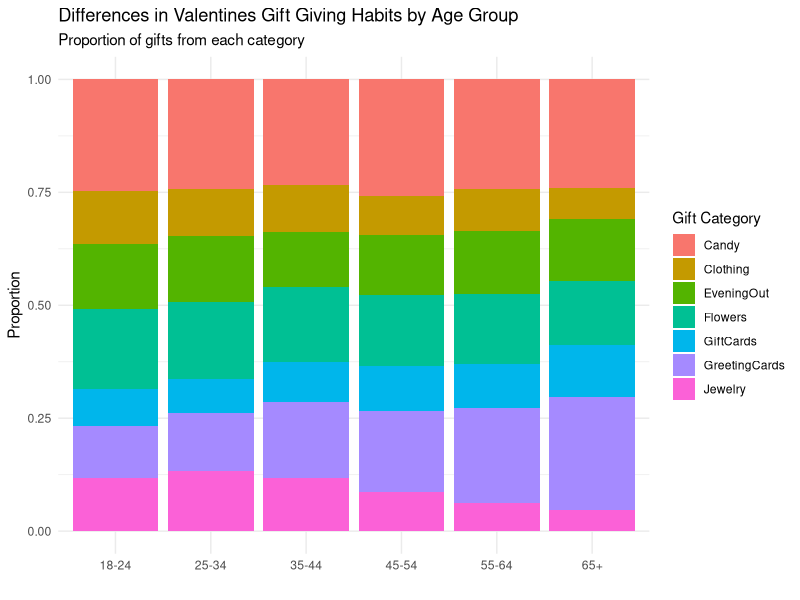

This figure's R source:
## ---- chunk 1
library(tidyr)
library(readr)
library(ggplot2)
gifts_age <- read_csv("tidytuesday/gifts_age.csv")
gifts_gender <- read_csv("tidytuesday/gifts_gender.csv")
spending <- read_csv("tidytuesday/historical_spending.csv")


long_age <- gifts_age %>% dplyr::select(-SpendingCelebrating) %>% 
  pivot_longer(!Age, names_to = "TypeOfGift", values_to = "Count") %>%
  dplyr::mutate(Count = as.numeric(Count)) %>% 
  dplyr::group_by(Age) %>% 
  dplyr::mutate(total_age = sum(Count)) %>% 
 dplyr::mutate(prop = Count/total_age) 






## ---- chunk 2

ggplot(long_age, 
       aes(x = Age, y = prop, fill = TypeOfGift)) + 
 geom_col() + 
  labs(title = "Differences in Valentines Gift Giving Habits by Age Group", 
       subtitle = "Proportion of gifts from each category", 
       fill = "Gift Category", 
       x = "", 
       y = "Proportion") + 
  theme_minimal()
